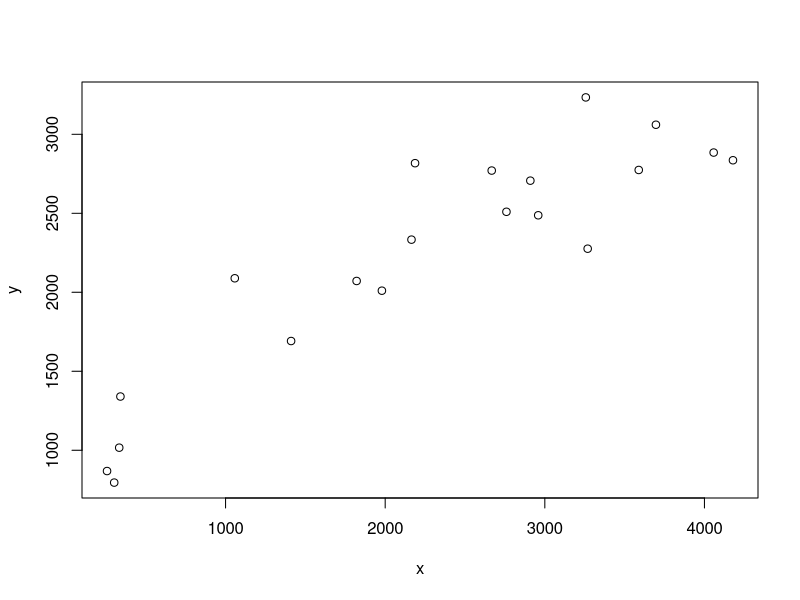
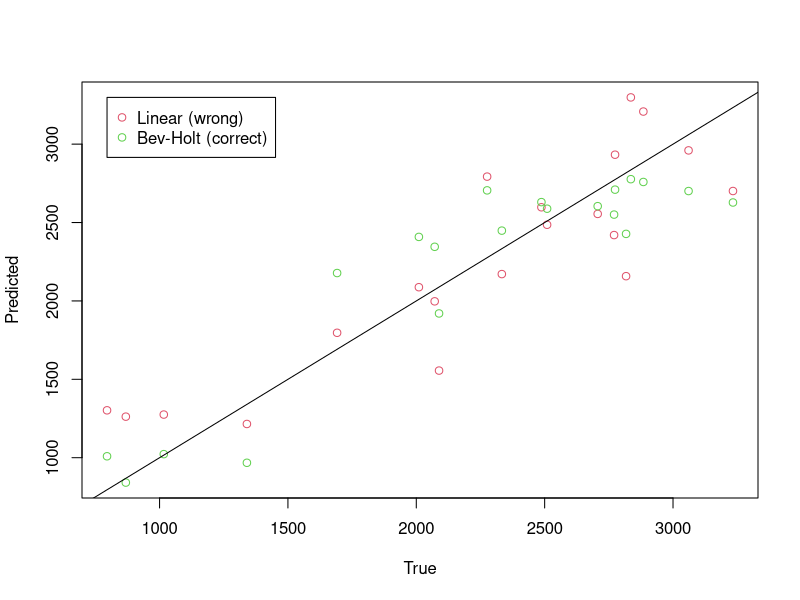

Here is the R script that generated these plots, in order:
#Simulate data.  y is the response viable we're trying to forecast.
#The true model is Beverton-Holt 
a<-5
b<-3000
x<-runif(20,100,5000)
log.y<-log(a)+log(x)-log(1+a/b*x)+rnorm(length(x),0,0.1)
y<-exp(log.y)
plot(x,y)

#LOOCV: Leave one out cross validation
pred<-matrix(NA,length(x),2)#will hold predictions from 2 models
for (i in 1:length(x)){
  x.i<-x[-i]
  y.i<-y[-i]
  mod0<-lm(y.i~x.i)#wrong model
  mod1<-nls(formula=log(y.i)~log(a)+log(x.i)-log(1+a/b*x.i),data=data.frame(x.i,y.i),start=c(a=1,b=1000))#correct model
  pred[i,1]<- as.numeric(mod0$coef[1] + mod0$coef[2]*x[i])
  pred[i,2]<- as.numeric((coef(mod1)[1]*x[i])/(1+coef(mod1)[1]/coef(mod1)[2]*x[i]))
}
plot(y,pred[,1],col=2,ylim=c(min(pred),max(pred)),xlab='True',ylab='Predicted')
lines(y,pred[,2],col=3,type='p')
abline(0,1)
legend(x=min(y),y=max(pred),legend=c('Linear (wrong)',"Bev-Holt (correct)"),col=c(2,3),pch=c(1,1))

#MAD: Mean Absolute Deviation
mean(abs(y-pred[,1]))
mean(abs(y-pred[,2]))

#MAPE: Mean Absolute Percentage Error
mean((y-pred[,1])/y)
mean((y-pred[,2])/y)

#WAPE: Weighted Average Percentage Error
sum(abs(y-pred[,1]))/sum(abs(y))
sum(abs(y-pred[,2]))/sum(abs(y))

#MASE: Mean Absolute Scaled Error
sum(abs(y-pred[,1]))/sum(abs(y-mean(y))) #scaled to overall mean
sum(abs(y-pred[,2]))/sum(abs(y-mean(y))) #scaled to overall mean

#MSE: Mean Squared Error
mean((y-pred[,1])^2)
mean((y-pred[,2])^2)

#RMSE: Root Mean Squared Error
sqrt(mean((y-pred[,1])^2))
sqrt(mean((y-pred[,2])^2))
